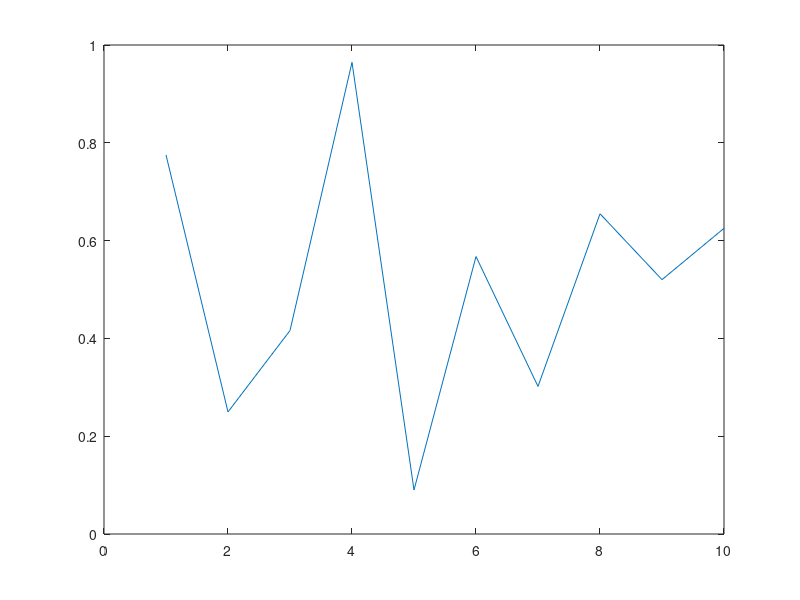

Recreate this plot in MATLAB. (Note: this script raises an error after producing the figure.)
%# create plot and copy to clipboard 
plot(rand(10,1)) 
print -dmeta  %# open MS-Word 
Word = actxserver('Word.Application'); 
Word.Visible = false;  %# create new document 
doc = Word.Documents.Add;  %# paste figure from clipboard 
Word.Selection.Paste  %# crop the image 
doc.InlineShapes.Item(1).PictureFormat.CropBottom = 100;  %# save document, then close 
doc.SaveAs( fullfile(pwd,'file4.doc') ) 

print('-dps', 'file3.doc');
doc.Close(true)  %# quit and cleanup 
Word.Quit 
Word.delete 